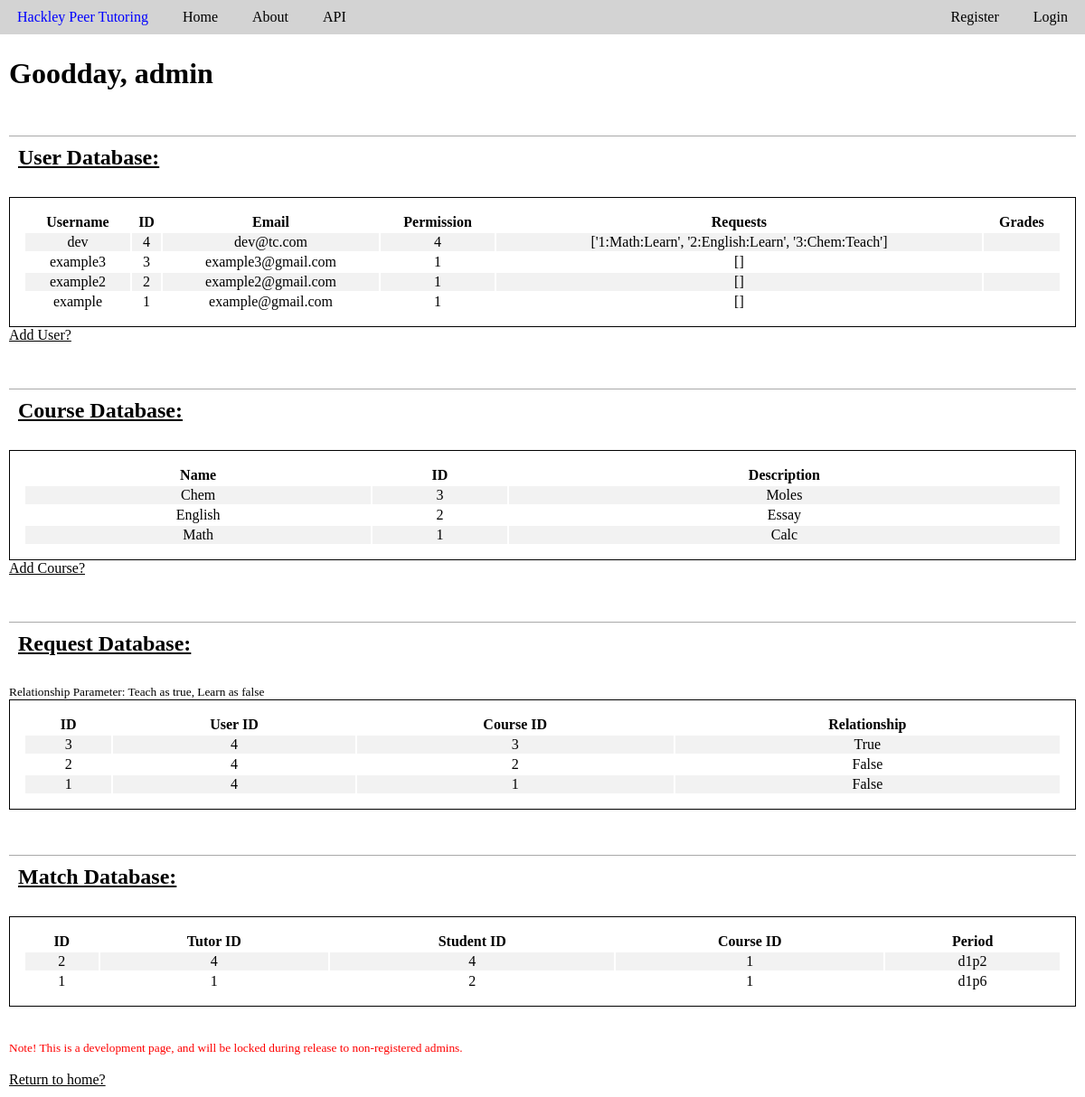
The page /admin on the database its author committed.
### PeerTutor/models.py (models this page shows, shortened)
class User(db.Model, UserMixin):
    __tablename__ = 'user'
    id = db.Column(db.Integer, primary_key=True)
    username = db.Column(db.String(20), unique=True, nullable=False)
    email = db.Column(db.String(120), unique=True, nullable=False)
    password = db.Column(db.String(60), nullable=False)
    permission = db.Column(db.Integer, default='1')
    grade = db.Column(db.Integer, nullable=False)
    date_joined = db.Column(db.DateTime, nullable=False, default=datetime.utcnow)
    gradeLevels = db.Column(db.String(20), default="8,9,10,11,12") #8 means all middle school
    schedule = db.relationship('Schedule', backref='user', lazy=True)
    requests = db.relationship('CourseRequest', backref='user', lazy=True)

class CourseRequest(db.Model):
    __tablename__ = 'courseRequest'
    id = db.Column(db.Integer, primary_key=True)
    user_id = db.Column(db.Integer, db.ForeignKey('user.id'), nullable=False)
    course_id = db.Column(db.Integer, nullable=False)
    relationship = db.Column('relationship', db.Boolean, nullable=False)
    date_added = db.Column(db.DateTime, nullable=False, default=datetime.utcnow)

class Course(db.Model):
    __tablename__ = 'course'
    id = db.Column(db.Integer, primary_key=True)
    name = db.Column(db.String(20), unique=True, nullable=False)
    description = db.Column(db.Text, nullable=False)

class Match(db.Model):
    __tablename__ = 'match'
    id = db.Column(db.Integer, primary_key=True)
    tutor_id = db.Column(db.Integer, nullable=False)
    tutee_id = db.Column(db.Integer, nullable=False)
    course_id = db.Column(db.Integer, nullable=False)
    period = db.Column('period', db.String, nullable=False)

### PeerTutor/admin/routes.py (the view)
@admin.route("/admin")
def adminPage():
        users = User.query.order_by(User.date_joined.desc()).all()
        courses = Course.query.order_by(Course.id.desc()).all()
        requests = CourseRequest.query.order_by(CourseRequest.id.desc()).all()
        matches = Match.query.order_by(Match.id.desc()).all()
        return render_template('/admin.html', users=users, courses=courses,
            get_user_requests=get_user_requests, requests=requests, extract=extract,
            matches=matches)

### PeerTutor/admin/utils.py (called while the page is built)
def get_user_requests(user):
    requests = CourseRequest.query.filter_by(user=user).all()
    array_requests = []
    for request in requests:
        relationship = request.relationship
        if relationship == True:
            teachOrLearn = "Teach"
        else:
            teachOrLearn = "Learn"
        array_requests.append(str(request.id) + ":" + Course.query.get(request.course_id).name + ":" + teachOrLearn)
    return array_requests

### PeerTutor/templates/admin.html (shortened to what this page needs)
{% extends 'base.html' %}
{% block content %}
    <h1> Goodday, admin </h1>
    <h2 class="admin-table-title"> User Database: </h2>
    <table class="admin-table">
        <tr>
            <th> Username </th>
            <th> ID </th>
            <th> Email </th>
            <th> Permission </th>
            <th> Requests </th>
            <th> Grades </th>
        </tr>
        {% for user in users %}
            <tr>
                <td> {{ user.username }} </td>
                <td> {{ user.id }} </td>
                <td> {{ user.email }} </td>
                <td> {{ user.permission }} </td>
                <td> {{ get_user_requests(user) }} </td>
                <td> {{ user.teachableGrades }}</td>
            </tr>
        {% endfor %}
    </table>
    <a class="development-link" href="{{ url_for('admin.addUser')}}"> Add User? </a>
    <h2 class="admin-table-title"> Course Database: </h2>
    <table class="admin-table">
        <tr>
            <th> Name </th>
            <th> ID </th>
            <th> Description </th>
        </tr>
        {% for course in courses %}
            <tr>
                <td> {{ course.name }} </td>
                <td> {{ course.id }} </td>
                <td> {{ course.description }} </td>
            </tr>
        {% endfor %}
    </table>
    <a class="development-link" href="{{ url_for('admin.addCourse')}}"> Add Course? </a>
    <br>
    <h2 class="admin-table-title"> Request Database: </h2>
    <small>
        Relationship Parameter: Teach as true, Learn as false
    </small>
    <table class="admin-table">
        <tr>
            <th> ID </th>
            <th> User ID </th>
            <th> Course ID </th>
            <th> Relationship </th>
        </tr>
        {% for request in requests %}
            <tr>
                <td> {{ request.id }} </td>
                <td> {{ request.user_id }} </td>
                <td> {{ request.course_id }} </td>
                <td> {{ request.relationship}} </td>
            </tr>
        {% endfor %}
    </table>
    <h2 class="admin-table-title"> Match Database: </h2>
    <table class="admin-table">
        <tr>
            <th> ID </th>
            <th> Tutor ID </th>
            <th> Student ID </th>
            <th> Course ID </th>
            <th> Period </th>
        </tr>
        {% for match in matches %}
            <tr>
                <td> {{ match.id }} </td>
                <td> {{ match.tutor_id }} </td>
                <td> {{ match.tutee_id }} </td>
                <td> {{ match.course_id }} </td>
                <td> {{ match.period }} </td>
            </tr>
        {% endfor %}
    </table>
    <br> <br>
    <small style="color:red">
        Note! This is a development page, and will be locked during release to non-registered admins.
    </small>
    <br> <br>
    <a class="development-link" href="{{url_for('main.home')}}"> Return to home? </a>
{% endblock %}

### PeerTutor/static/main.css (style rules this page uses)
body { margin: 0px; }
.admin-table { border: 1px solid black; width: 100%; text-align: center; padding: 15px; }
tr { border-bottom: 1px solid black; border-right: 1px solid black; }
tr:nth-child(even) { background-color: #f2f2f2; }
.admin-table-title { text-decoration: underline; border-top: 1px solid darkgrey; margin-top: 50px; padding:10px; }
.development-link { color: black; }

### rows shown on the page
User: username "dev", id "4", email "dev@tc.com", permission "4"
CourseRequest: relationship+id+course "['1:Math:Learn', '2:English:Learn', '3:Chem:Teach']", id "1", user_id "4", course_id "1", relationship "False"
User: username "example3", id "3", email "example3@gmail.com", permission "1", get_user_requests "[]"
User: username "example2", id "2", email "example2@gmail.com", permission "1", get_user_requests "[]"
User: username "example", id "1", email "example@gmail.com", permission "1", get_user_requests "[]"
Course: name "Chem", id "3", description "Moles"
Course: name "English", id "2", description "Essay"
Course: name "Math", id "1", description "Calc"
CourseRequest: id "3", user_id "4", course_id "3", relationship "True"
CourseRequest: id "2", user_id "4", course_id "2", relationship "False"
Match: id "2", tutor_id "4", tutee_id "4", course_id "1", period "d1p2"
Match: id "1", tutor_id "1", tutee_id "2", course_id "1", period "d1p6"
